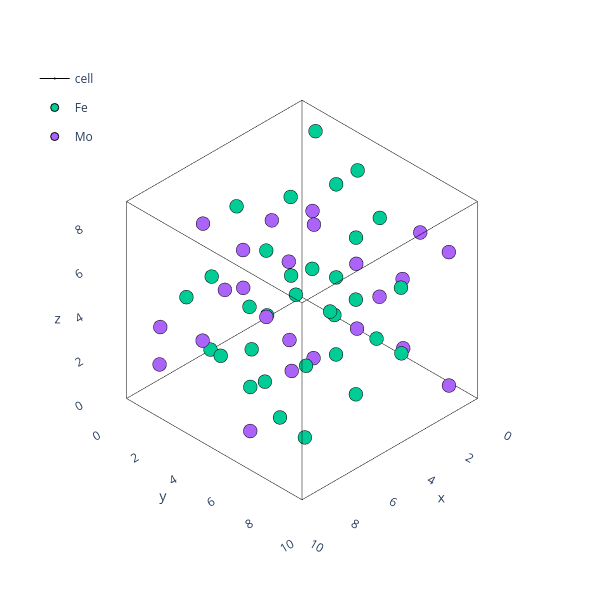

Here is the notebook cell this chart was saved with:
### Code cell
theatoms=binaries_predict['delta']['Atoms'].atoms.sample(n=1).iloc[0]
plotting.plotly_atoms(theatoms)

### Figure 1 — Plotly figure (JSON) as saved in the notebook; plotly's stock layout.template omitted (floating-point values rounded to 4 significant figures)
{"data": [{"hoverinfo": "skip", "legendgroup": "cell", "line": {"color": "black", "width": 1}, "marker": {"size": 0.01}, "name": "cell", "showlegend": false, "type": "scatter3d", "x": [0, 9.2], "y": [0, 0], "z": [0, 0]}, {"hoverinfo": "skip", "legendgroup": "cell", "line": {"color": "black", "width": 1}, "marker": {"size": 0.01}, "name": "cell", "showlegend": false, "type": "scatter3d", "x": [0, 0], "y": [0, 9.2], "z": [0, 0]}, {"hoverinfo": "skip", "legendgroup": "cell", "line": {"color": "black", "width": 1}, "marker": {"size": 0.01}, "name": "cell", "showlegend": false, "type": "scatter3d", "x": [0, 0], "y": [0, 0], "z": [0, 8.942]}, {"hoverinfo": "skip", "legendgroup": "cell", "line": {"color": "black", "width": 1}, "marker": {"size": 0.01}, "name": "cell", "showlegend": false, "type": "scatter3d", "x": [9.2, 9.2], "y": [0, 9.2], "z": [0, 0]}, {"hoverinfo": "skip", "legendgroup": "cell", "line": {"color": "black", "width": 1}, "marker": {"size": 0.01}, "name": "cell", "showlegend": false, "type": "scatter3d", "x": [0, 9.2], "y": [9.2, 9.2], "z": [0, 0]}, {"hoverinfo": "skip", "legendgroup": "cell", "line": {"color": "black", "width": 1}, "marker": {"size": 0.01}, "name": "cell", "showlegend": false, "type": "scatter3d", "x": [9.2, 9.2], "y": [9.2, 9.2], "z": [0, 8.942]}, {"hoverinfo": "skip", "legendgroup": "cell", "line": {"color": "black", "width": 1}, "marker": {"size": 0.01}, "name": "cell", "showlegend": false, "type": "scatter3d", "x": [9.2, 9.2], "y": [0, 0], "z": [0, 8.942]}, {"hoverinfo": "skip", "legendgroup": "cell", "line": {"color": "black", "width": 1}, "marker": {"size": 0.01}, "name": "cell", "showlegend": false, "type": "scatter3d", "x": [0, 0], "y": [9.2, 9.2], "z": [0, 8.942]}, {"hoverinfo": "skip", "legendgroup": "cell", "line": {"color": "black", "width": 1}, "marker": {"size": 0.01}, "name": "cell", "showlegend": false, "type": "scatter3d", "x": [0, 9.2], "y": [0, 0], "z": [8.942, 8.942]}, {"hoverinfo": "skip", "legendgroup": "cell", "line": {"color": "black", "width": 1}, "marker": {"size": 0.01}, "name": "cell", "showlegend": false, "type": "scatter3d", "x": [0, 0], "y": [0, 9.2], "z": [8.942, 8.942]}, {"hoverinfo": "skip", "legendgroup": "cell", "line": {"color": "black", "width": 1}, "marker": {"size": 0.01}, "name": "cell", "showlegend": false, "type": "scatter3d", "x": [0, 9.2], "y": [9.2, 9.2], "z": [8.942, 8.942]}, {"hoverinfo": "skip", "legendgroup": "cell", "line": {"color": "black", "width": 1}, "marker": {"size": 0.01}, "name": "cell", "showlegend": true, "type": "scatter3d", "x": [9.2, 9.2], "y": [0, 9.2], "z": [8.942, 8.942]}, {"hovertext": ["Fe0", "Fe1", "Fe2", "Fe3", "Fe4", "Fe5", "Fe6", "Fe7", "Fe8", "Fe9", "Fe10", "Fe11", "Fe12", "Fe13", "Fe14", "Fe15", "Fe16", "Fe17", "Fe18", "Fe19", "Fe20", "Fe21", "Fe22", "Fe23", "Fe24", "Fe25", "Fe26", "Fe27", "Fe28", "Fe29", "Fe30", "Fe31"], "marker": {"line": {"color": "black", "width": 1}}, "mode": "markers", "name": "Fe", "type": "scatter3d", "x": [1.622, 6.222, 7.578, 2.978, 0.311, 4.911, 8.889, 4.289, 2.106, 6.706, 7.094, 2.494, 2.436, 7.036, 6.764, 2.164, 0.02668, 4.627, 9.174, 4.573, 0.9486, 5.549, 8.252, 3.652, 1.23, 5.83, 7.97, 3.37, 0.6256, 5.226, 8.575, 3.975], "y": [4.446, 0.1546, 9.046, 4.755, 3.126, 1.474, 7.726, 6.074, 2.636, 1.964, 7.236, 6.564, 1.834, 2.767, 6.434, 7.367, 1.812, 2.789, 6.412, 7.389, 3.857, 0.7434, 8.457, 5.344, 0.6505, 3.95, 5.251, 8.55, 1.327, 3.273, 5.927, 7.874], "z": [5.745, 3.197, 7.668, 1.274, 1.616, 7.326, 2.855, 6.087, 3.664, 5.277, 0.8065, 8.135, 6.694, 2.248, 6.719, 2.223, 6.051, 2.891, 7.362, 1.58, 8.167, 0.7753, 5.246, 3.696, 1.929, 7.013, 2.542, 6.4, 8.521, 0.4212, 4.892, 4.05]}, {"hovertext": ["Mo0", "Mo1", "Mo2", "Mo3", "Mo4", "Mo5", "Mo6", "Mo7", "Mo8", "Mo9", "Mo10", "Mo11", "Mo12", "Mo13", "Mo14", "Mo15", "Mo16", "Mo17", "Mo18", "Mo19", "Mo20", "Mo21", "Mo22", "Mo23"], "marker": {"line": {"color": "black", "width": 1}}, "mode": "markers", "name": "Mo", "type": "scatter3d", "x": [2.931, 7.531, 6.269, 1.669, 1.734, 6.334, 7.466, 2.866, 4.158, 8.758, 5.043, 0.4425, 4.07, 8.67, 5.13, 0.5299, 3.572, 8.172, 5.629, 1.029, 3.467, 8.067, 5.734, 1.133], "y": [2.267, 2.333, 6.867, 6.933, 0.1444, 4.456, 4.745, 9.056, 1.061, 3.539, 5.661, 8.14, 3.369, 1.231, 7.969, 5.831, 0.4812, 4.119, 5.081, 8.719, 4.01, 0.5907, 8.61, 5.191], "z": [0.6617, 8.28, 3.809, 5.133, 4.435, 4.507, 0.03577, 8.906, 4.759, 4.183, 8.654, 0.2879, 5.339, 3.603, 8.074, 0.8682, 2.457, 6.485, 2.014, 6.928, 7.66, 1.281, 5.752, 3.19]}], "layout": {"height": 600, "legend": {"x": 0.05, "xanchor": "left", "y": 0.9, "yanchor": "top"}, "margin": {"b": 5, "l": 5, "r": 0.5, "t": 5}, "scene": {"aspectmode": "data", "camera": {"projection": {"type": "orthographic"}}, "xaxis": {"range": [-0.92, 10.12], "showbackground": false, "showgrid": false}, "yaxis": {"range": [-0.92, 10.12], "showbackground": false, "showgrid": false}, "zaxis": {"range": [-0.8942, 9.836], "showbackground": false, "showgrid": false}}, "width": 600}}
